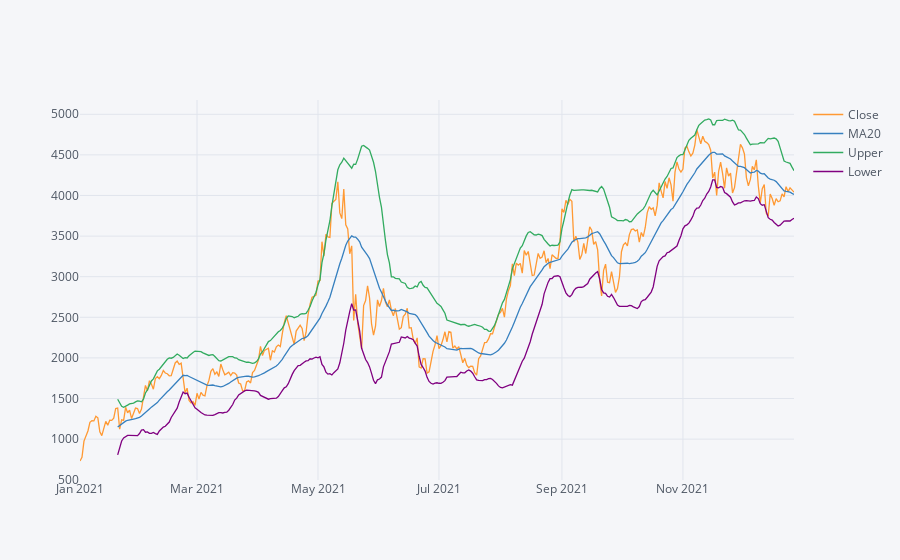

Write notebook code for a chart like this one.
### Code cell
eth_data[['Close', 'MA20', 'Upper', 'Lower']].iplot()

### Figure 1 — Plotly figure (JSON) as saved in the notebook; plotly's stock layout.template omitted (floating-point values rounded to 4 significant figures; data arrays with more than 128 entries replaced by an {"elided": "..."} marker saying what was removed)
{"data": [{"line": {"color": "rgba(255, 153, 51, 1.0)", "dash": "solid", "shape": "linear", "width": 1.3}, "mode": "lines", "name": "Close", "text": "", "type": "scatter", "x": {"elided": "361 str values"}, "y": {"elided": "361 float values"}}, {"line": {"color": "rgba(55, 128, 191, 1.0)", "dash": "solid", "shape": "linear", "width": 1.3}, "mode": "lines", "name": "MA20", "text": "", "type": "scatter", "x": {"elided": "361 str values"}, "y": {"elided": "361 mixed values"}}, {"line": {"color": "rgba(50, 171, 96, 1.0)", "dash": "solid", "shape": "linear", "width": 1.3}, "mode": "lines", "name": "Upper", "text": "", "type": "scatter", "x": {"elided": "361 str values"}, "y": {"elided": "361 mixed values"}}, {"line": {"color": "rgba(128, 0, 128, 1.0)", "dash": "solid", "shape": "linear", "width": 1.3}, "mode": "lines", "name": "Lower", "text": "", "type": "scatter", "x": {"elided": "361 str values"}, "y": {"elided": "361 mixed values"}}], "layout": {"legend": {"bgcolor": "#F5F6F9", "font": {"color": "#4D5663"}}, "paper_bgcolor": "#F5F6F9", "plot_bgcolor": "#F5F6F9", "title": {"font": {"color": "#4D5663"}}, "xaxis": {"gridcolor": "#E1E5ED", "showgrid": true, "tickfont": {"color": "#4D5663"}, "title": {"font": {"color": "#4D5663"}, "text": ""}, "zerolinecolor": "#E1E5ED"}, "yaxis": {"gridcolor": "#E1E5ED", "showgrid": true, "tickfont": {"color": "#4D5663"}, "title": {"font": {"color": "#4D5663"}, "text": ""}, "zerolinecolor": "#E1E5ED"}}}
